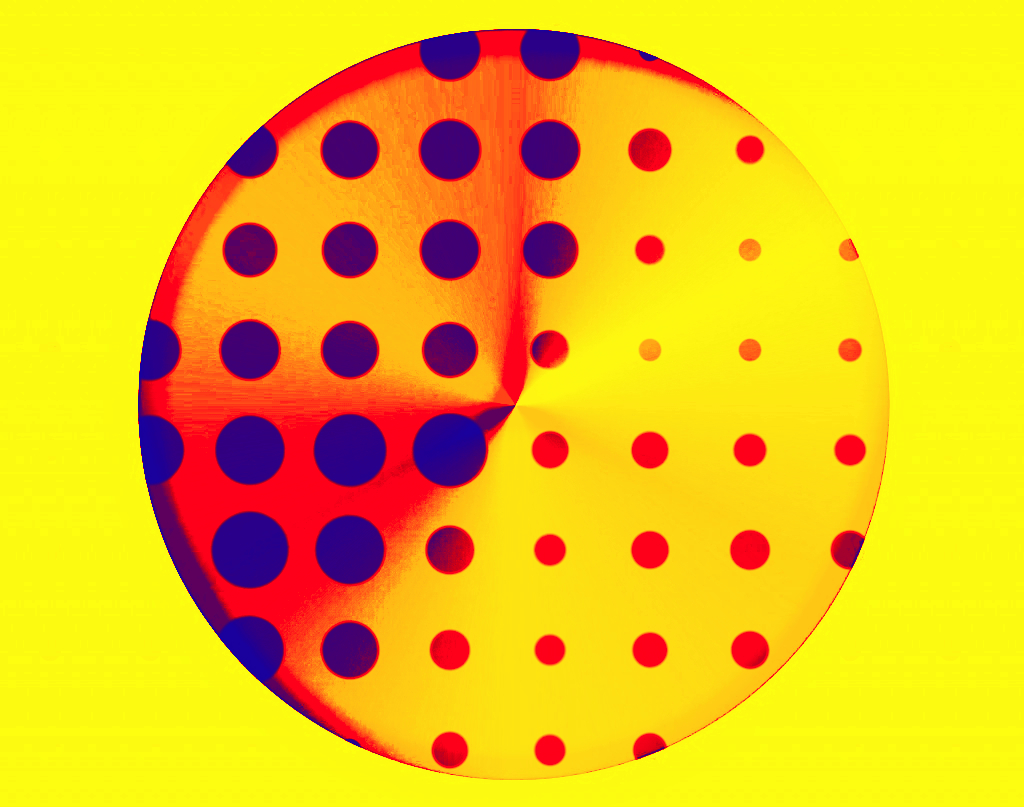
//> input picture tests/befunky1.jpg, 1024 x 807 px
$ ./main tests/befunky1.jpg   (built with g++ and OpenCV 4)
//> lines starting //> are read from the running program, lines starting //| are printed output that depends on the picture; after the words box and inside, x2 and y2 are one past the last pixel; in counts of white or black regions, pixels touching at a corner belong together
#include <iostream>
#include <opencv2/core.hpp>
#include <opencv2/imgproc.hpp>
#include <opencv2/highgui.hpp>


using namespace cv;
using namespace std;

#define MAX_IMAGE_SIZE 4088
#define MAX_WINDOW_SIZE  700
#define MAX_HALFTONE_SIZE 50


struct ContextPopArt {
	Mat src_image;			//original image
	Mat dst;			//result image
	Mat src_grayscale;		//grayscale image
	Mat src_bg;			//sharpen grayscale image
	Mat background_lut;		//lut for background
	Mat halftone_lut;		//lut for halftone effect
	int effect_amount;		//effect amount
	int halftone_radius;		//halftone radius

	~ContextPopArt() {
		src_image.release();
		dst.release();
		src_grayscale.release();
		src_bg.release();
		background_lut.release();
		halftone_lut.release();
	}
};

unsigned char colormap_background[3][256] = {
	{ 158, 158, 158, 158, 158, 161, 161, 158, 150, 148, 146, 147, 145, 141, 138, 134, 132, 128, 125, 122, 120, 117, 113, 110, 108, 104, 102, 99, 95, 93, 90, 87, 85, 81, 77, 76, 72, 67, 66, 63, 60, 58, 54, 52, 49, 45, 43, 40, 37, 35, 32, 29, 26, 24, 22, 22, 22, 21, 22, 22, 23, 23, 25, 26, 25, 26, 26, 26, 26, 26, 26, 26, 26, 26, 26, 24, 26, 26, 24, 26, 26, 26, 26, 26, 26, 25, 24, 26, 26, 26, 26, 26, 26, 25, 26, 24, 27, 25, 26, 26, 25, 25, 26, 24, 25, 24, 25, 25, 24, 25, 22, 24, 25, 25, 23, 23, 23, 23, 24, 23, 22, 23, 22, 21, 22, 22, 22, 21, 21, 21, 21, 21, 21, 21, 21, 21, 21, 21, 21, 20, 20, 19, 19, 19, 20, 20, 20, 20, 20, 20, 20, 20, 20, 20, 20, 20, 20, 20, 20, 20, 20, 20, 19, 19, 18, 18, 18, 19, 19, 19, 19, 20, 20, 20, 20, 19, 19, 19, 19, 20, 20, 19, 19, 18, 18, 18, 19, 19, 19, 19, 18, 18, 18, 18, 17, 17, 17, 18, 19, 20, 20, 19, 19, 18, 18, 17, 17, 17, 18, 18, 19, 19, 19, 18, 18, 18, 18, 17, 17, 17, 17, 16, 16, 16, 17, 17, 18, 18, 17, 17, 17, 17, 17, 17, 17, 17, 17, 17, 17, 17, 17, 17, 17, 17, 16, 16, 16, 16, 16, 16, 16, 16, 16, 16, 16, 16 },
{ 4, 4, 4, 4, 4, 0, 0, 0, 0, 0, 0, 0, 0, 0, 0, 0, 0, 0, 0, 1, 0, 0, 0, 0, 0, 0, 0, 0, 0, 0, 0, 0, 0, 0, 0, 0, 0, 0, 0, 0, 0, 0, 0, 1, 0, 1, 0, 0, 0, 0, 0, 0, 0, 0, 0, 0, 1, 0, 0, 0, 0, 0, 0, 0, 0, 0, 0, 0, 0, 0, 0, 0, 0, 0, 0, 0, 0, 0, 0, 0, 0, 0, 0, 0, 0, 0, 0, 0, 0, 0, 0, 0, 0, 0, 0, 0, 5, 17, 26, 33, 39, 45, 51, 57, 62, 68, 73, 79, 83, 89, 94, 100, 105, 110, 115, 121, 126, 131, 137, 142, 146, 152, 157, 163, 167, 173, 177, 182, 184, 185, 186, 187, 188, 188, 189, 190, 191, 191, 192, 193, 194, 195, 195, 196, 196, 197, 197, 198, 198, 199, 200, 201, 202, 203, 203, 204, 205, 205, 205, 206, 206, 206, 207, 208, 209, 210, 211, 212, 213, 213, 214, 214, 215, 215, 216, 216, 217, 218, 219, 220, 221, 221, 222, 222, 222, 223, 224, 224, 225, 226, 226, 227, 227, 227, 228, 228, 229, 230, 231, 232, 232, 232, 233, 233, 233, 233, 234, 234, 235, 236, 236, 237, 238, 238, 239, 239, 240, 240, 241, 241, 242, 242, 243, 243, 244, 244, 245, 245, 246, 246, 247, 247, 248, 249, 249, 249, 249, 249, 249, 250, 251, 252, 252, 253, 253, 254, 254, 254, 254, 254, 254, 255, 255, 255, 255, 255 },
{ 23, 23, 23, 23, 23, 22, 24, 24, 29, 30, 32, 34, 35, 37, 41, 44, 48, 49, 53, 56, 60, 63, 66, 69, 73, 77, 80, 85, 88, 93, 98, 101, 106, 109, 115, 119, 124, 129, 133, 137, 142, 147, 152, 156, 162, 166, 172, 176, 181, 187, 190, 195, 200, 205, 209, 214, 218, 222, 227, 232, 236, 240, 245, 248, 252, 254, 255, 254, 254, 254, 254, 254, 254, 254, 255, 255, 255, 255, 255, 254, 254, 254, 254, 254, 254, 254, 254, 254, 254, 254, 254, 254, 255, 254, 255, 255, 255, 255, 255, 255, 254, 255, 255, 255, 255, 254, 255, 255, 255, 254, 255, 254, 255, 255, 255, 255, 254, 255, 255, 255, 255, 255, 255, 255, 255, 254, 255, 255, 255, 255, 255, 254, 254, 253, 253, 253, 254, 254, 254, 254, 255, 255, 255, 255, 254, 254, 254, 254, 254, 254, 254, 254, 253, 253, 253, 254, 255, 255, 255, 254, 254, 254, 254, 253, 253, 253, 253, 253, 253, 253, 253, 253, 253, 253, 253, 253, 253, 253, 253, 254, 254, 254, 253, 253, 253, 253, 253, 253, 253, 253, 253, 253, 253, 253, 254, 254, 254, 254, 255, 255, 255, 255, 254, 254, 254, 253, 253, 253, 253, 253, 253, 253, 253, 253, 253, 253, 253, 253, 253, 253, 253, 252, 252, 252, 253, 253, 254, 254, 254, 254, 254, 254, 253, 253, 253, 253, 253, 253, 253, 253, 254, 254, 254, 254, 254, 254, 254, 254, 254, 254, 254, 254, 254, 254, 254, 254 }
};

unsigned char colormap_halftone[3][256] = {
	{ 158, 158, 158, 158, 158, 158, 158, 158, 158, 158, 158, 158, 158, 158, 158, 158, 159, 161, 161, 161, 162, 162, 163, 163, 163, 162, 162, 163, 162, 162, 161, 162, 162, 160, 160, 160, 162, 162, 162, 160, 160, 160, 158, 158, 156, 156, 156, 156, 156, 156, 157, 156, 156, 155, 154, 154, 154, 152, 152, 152, 150, 150, 150, 150, 148, 149, 149, 148, 147, 147, 146, 146, 146, 147, 146, 146, 146, 143, 143, 144, 143, 143, 143, 143, 141, 139, 139, 139, 138, 138, 138, 138, 138, 136, 135, 135, 135, 133, 133, 133, 132, 132, 132, 132, 131, 129, 129, 128, 128, 128, 125, 124, 124, 124, 123, 123, 121, 120, 120, 120, 120, 120, 119, 119, 118, 116, 116, 115, 116, 116, 115, 111, 111, 110, 110, 110, 108, 102, 102, 95, 90, 90, 85, 85, 82, 76, 76, 70, 65, 65, 61, 56, 56, 49, 44, 44, 40, 44, 44, 33, 26, 26, 22, 22, 25, 21, 21, 22, 24, 24, 24, 25, 25, 26, 26, 26, 26, 26, 26, 26, 26, 26, 26, 26, 25, 26, 26, 26, 26, 26, 26, 24, 24, 26, 24, 24, 26, 26, 26, 26, 26, 26, 26, 26, 26, 26, 26, 25, 26, 26, 24, 25, 25, 25, 25, 25, 25, 23, 23, 24, 25, 25, 24, 24, 24, 23, 23, 23, 23, 23, 22, 23, 23, 22, 22, 22, 23, 22, 22, 22, 21, 21, 20, 20, 20, 20, 20, 18, 20, 20, 19, 16, 16, 16, 16, 16 },
{ 4, 4, 4, 4, 4, 4, 4, 4, 4, 4, 4, 4, 4, 4, 4, 4, 3, 2, 2, 2, 0, 0, 0, 0, 0, 1, 1, 0, 0, 0, 0, 0, 0, 0, 0, 0, 1, 1, 1, 0, 0, 0, 0, 0, 0, 0, 0, 0, 0, 0, 1, 0, 0, 0, 1, 1, 1, 0, 0, 0, 0, 0, 0, 0, 0, 0, 0, 0, 0, 0, 0, 0, 0, 0, 0, 0, 0, 0, 0, 0, 0, 0, 0, 0, 0, 0, 0, 0, 0, 0, 0, 0, 0, 0, 0, 0, 0, 0, 0, 0, 0, 0, 0, 0, 0, 0, 0, 0, 0, 0, 0, 0, 0, 0, 0, 0, 1, 0, 0, 0, 0, 0, 0, 0, 0, 0, 0, 0, 0, 0, 0, 0, 0, 1, 1, 1, 0, 0, 0, 0, 0, 0, 0, 0, 0, 0, 0, 0, 0, 0, 0, 0, 0, 0, 1, 1, 0, 1, 1, 0, 0, 0, 0, 0, 0, 0, 0, 0, 0, 0, 0, 0, 0, 0, 0, 0, 0, 0, 0, 0, 0, 0, 0, 0, 0, 0, 0, 0, 0, 0, 0, 0, 0, 0, 0, 0, 0, 0, 0, 0, 25, 25, 1, 1, 20, 29, 29, 40, 48, 48, 58, 63, 63, 73, 79, 79, 89, 92, 92, 99, 109, 109, 114, 114, 106, 129, 129, 135, 127, 127, 149, 154, 154, 160, 169, 169, 175, 178, 178, 182, 188, 188, 197, 197, 201, 205, 205, 210, 214, 214, 216,  255, 255, 255, 255, 255 },
{ 23, 23, 23, 23, 23, 23, 23, 23, 23, 23, 23, 23, 23, 23, 23, 23, 23, 22, 22, 22, 21, 21, 21, 21, 21, 22, 22, 21, 22, 22, 22, 22, 22, 24, 24, 24, 23, 23, 23, 24, 24, 24, 25, 25, 25, 25, 25, 25, 25, 25, 26, 27, 27, 27, 27, 27, 27, 29, 29, 29, 29, 29, 29, 29, 30, 30, 30, 30, 31, 31, 32, 32, 32, 34, 33, 33, 35, 36, 36, 35, 36, 36, 36, 36, 38, 39, 39, 40, 41, 41, 41, 41, 41, 42, 44, 44, 43, 45, 45, 46, 47, 47, 48, 48, 50, 49, 49, 49, 49, 49, 53, 54, 54, 54, 56, 56, 56, 57, 57, 59, 58, 58, 61, 61, 62, 63, 63, 64, 64, 64, 64, 68, 68, 69, 70, 70, 74, 81, 81, 88, 97, 97, 105, 105, 109, 118, 118, 127, 136, 136, 140, 150, 150, 158, 167, 167, 178, 170, 170, 191, 200, 200, 209, 209, 203, 222, 222, 231, 239, 239, 243, 251, 251, 254, 254, 254, 254, 254, 254, 254, 254, 254, 255, 255, 255, 255, 255, 254, 254, 254, 254, 254, 254, 254, 254, 254, 255, 254, 254, 254, 255, 255, 255, 255, 255, 255, 255, 254, 255, 255, 255, 255, 255, 255, 255, 255, 254, 255, 255, 254, 255, 255, 255, 255, 255, 255, 255, 255, 255, 255, 254, 255, 255, 254, 255, 255, 255, 255, 255, 255, 253, 253, 254, 254, 253, 255, 255, 253, 253, 253, 253,  255, 255, 255, 255, 255 }
};


Mat createLUT(unsigned char(*colormap)[256]) {
	Mat channels[] = { Mat(256,1, CV_8U, colormap[0]), Mat(256,1, CV_8U, colormap[1]), Mat(256,1, CV_8U, colormap[2]) };
	Mat lut; // Create a lookup table
	merge(channels, 3, lut);
	return lut;
}


void applyCustomColorMap(Mat const & im_gray, Mat & im_color, Mat const & lut)
{
	/*
		Apply colormap lut to im_gray.
	*/
	Mat temp;
	cvtColor(im_gray.clone(), temp, COLOR_GRAY2BGR);
	LUT(temp, lut, im_color);

}


void window_setup(std::string name_window, int rows, int cols)
{
	namedWindow(name_window, CV_WINDOW_NORMAL);
	double coef = (double)max(rows, cols) / MAX_WINDOW_SIZE;
	int new_height = rows / coef;
	int new_width = cols / coef;
	resizeWindow(name_window, new_width, new_height + 70);
}


Mat sharp(Mat const &image, const int &radius) {
	/*
		Creation sharpen image.
	*/
	if (radius == 0)
		return image;
	Mat dst;
	blur(image, dst, Size(radius, radius), Point(-1, -1), 2);	//blurring image
	addWeighted(image, 2, dst, -1, 0, dst);				//difference between src image and blurred image
	return dst;
}

Mat halftone_mask(Mat const &im_gray, const int &halftone_size) {
	/*
		Creation of a grayscale mask based on an image in grayscale.
		The radius will be greater than the darker pixels in the center of the circle.
	*/
	Mat mask = Mat::zeros(im_gray.rows, im_gray.cols, CV_8UC1);
	int diameter = (static_cast<double>(max(im_gray.rows, im_gray.cols)) / 512)* halftone_size;
	Mat_<uchar> img = im_gray;
	if (diameter < 3)
		diameter = 3;
	int radius = ((double)(diameter + 1) / 2);	//max radius of circle

	double temp_radius = 0;
	for (int i = radius - 1; i < im_gray.rows; i += diameter) {
		for (int j = radius - 1; j < im_gray.cols; j += diameter)
		{
			temp_radius = ((double)abs(255.0 - img(i, j)*0.85)) / 256 * (radius);		//circle radius for the particular color
			circle(mask, Point(j, i), temp_radius, Scalar(255, 255, 255), -1, 8, 0);	//drawing white circle on mask
			circle(mask, Point(j, i), temp_radius, Scalar(255, 255, 255), -1, 4, 0);	//another one with different borderType
		}
	}
	return mask;
}


void PopArt(void *data) {
	/*
		Creating Pop Art effect as same as befunky.com.
	*/
	ContextPopArt *context = reinterpret_cast<ContextPopArt *>(data);

	Mat mask = halftone_mask(context->src_grayscale, context->halftone_radius);
	Mat temp;
	context->src_bg.copyTo(temp, mask);
	applyCustomColorMap(temp, temp, context->halftone_lut);
	applyCustomColorMap(context->src_bg, context->dst, context->background_lut);
	temp.copyTo(context->dst, mask);
	blur(context->dst, context->dst, Size(2, 2), Point(-1, -1), 2);
	mask.release();
	temp.release();
}

void updateAmount(int, void *data) {

	ContextPopArt *context = reinterpret_cast<ContextPopArt *>(data);
	Mat dst = context->dst.clone();
	double ratio = context->effect_amount * 1.0 / 100;			// effect amount in percent
	dst = (1 - ratio) * context->src_image + ratio * context->dst;		// superposition of src_image and dst_image
	imshow("Pop Art", dst);
}

void updatePopArt(int, void *data) {
	PopArt(data);		//apply PopArt for new halftone size
	updateAmount(0, data);	//update the displayed image with the old amount
}

void resize_image(Mat const & src, Mat & dst) {
	double coef = (double)max(src.rows, src.cols) / MAX_IMAGE_SIZE;
	resize(src, dst, Size(src.cols / coef, src.rows / coef));
};


ContextPopArt setup(Mat & src) {
	int temp = min(2048, max(src.rows, src.cols));
	int coef = pow(2, temp / 1024);					//blur ratio for sharp

	if (max(src.rows, src.cols) > MAX_IMAGE_SIZE) {			//resize image if its size large then 4088x4088 pix
		resize_image(src, src);
	}

	Mat dst(src.size(), src.type());				//creating result image
	Mat src_grayscale;						//creating grayscale image
	cvtColor(src, src_grayscale, COLOR_BGR2GRAY);

	Mat src_bg;							//creating sharpen grayscale background image
	src_bg = sharp(src, coef * 32);
	src_bg = sharp(src_bg, coef * 23);
	cvtColor(src_bg, src_bg, COLOR_BGR2GRAY);

	Mat background_lut = createLUT(colormap_background);		//creating background lut
	Mat halftone_lut = createLUT(colormap_halftone);		//creating lut for halftone effect

	return { src, dst, src_grayscale, src_bg,background_lut , halftone_lut, 100, 3 };	//start pack for PopArt function
};

int main(int argc, const char *argv[])
{

	if (argc < 2)
	{
		cerr << "We need an image to process here. Please run: befunky [path_to_image]" << endl;
		return -1;
	}

	Mat src = imread(argv[1], 1);
//> src is the input picture: 807 rows x 1024 cols, CV_8UC3; mean B, G, R 26.8, 189.4, 237.4

	if (src.empty())
	{
		cerr << "Image (" << argv[1] << ") is empty. Please adjust your path, so it points to a valid input image!" << endl;
		return -1;
	}


	//Creating mainwindow, trackbars, application PopArt effect for start effect amount, halftone size.
	ContextPopArt context_pop_art = setup(src);
//> in setup, `cvtColor(src_bg, src_bg, COLOR_BGR2GRAY);`:
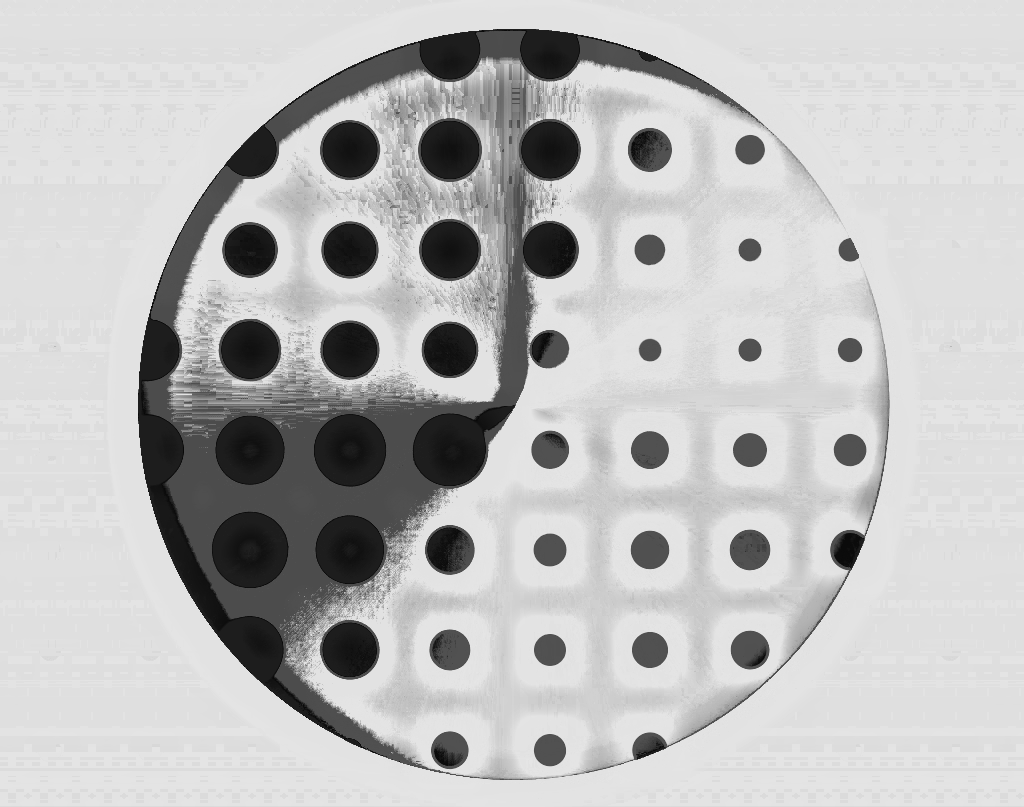
//> src_bg: 807 rows x 1024 cols, CV_8UC1; min 7, max 230, mean 189.1
	window_setup("Pop Art", src.rows, src.cols);
	PopArt(&context_pop_art);
//> the loop in halftone_mask, `for (int i = radius - 1; i < im_gray.rows; i += diameter)` made 135 passes
//> temp_radius on passes 1 to 12: 0.757, 0.757, 0.727, 0.757, 0.757, 0.757, 0.757, 0.757, 0.757, 0.757, 0.727, 0.757
//> after the loop in halftone_mask, `for (int i = radius - 1; i < im_gray.rows; i += diameter)`:
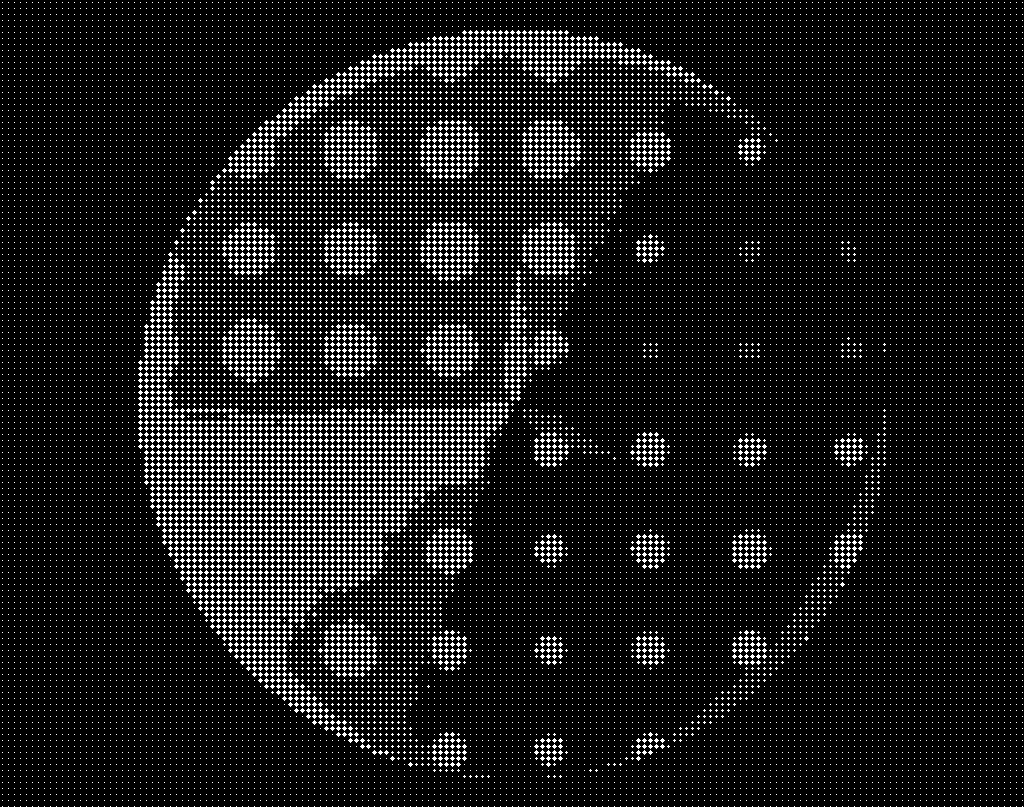
//> mask: 807 rows x 1024 cols, CV_8UC1; 9.9% white in thin lines or dots
//> after the loop in halftone_mask, `for (int i = radius - 1; i < im_gray.rows; i += diameter)`: temp_radius = 0.757
//> in applyCustomColorMap, `LUT(temp, lut, im_color);`:
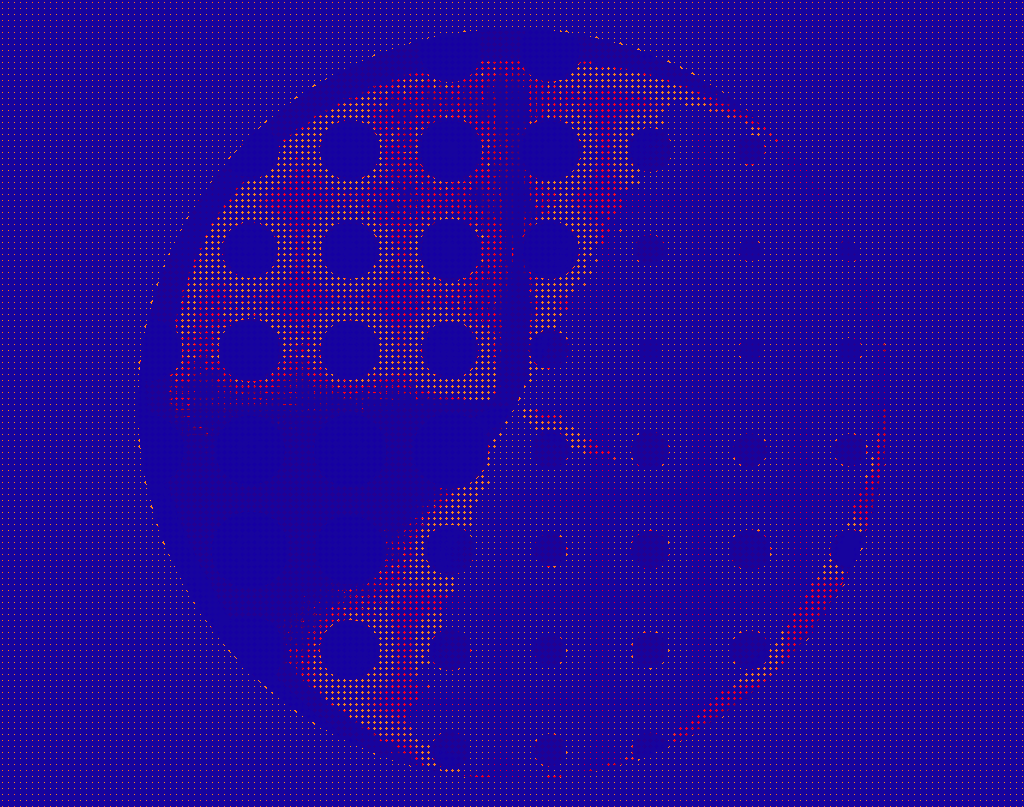
//> im_color: 807 rows x 1024 cols, CV_8UC3; mean B, G, R 152.6, 7, 32.1
//> in PopArt, `applyCustomColorMap(temp, temp, context->halftone_lut);`: context->halftone_lut = 256 rows, first 8: [158, 4, 23], [158, 4, 23], [158, 4, 23], [158, 4, 23], [158, 4, 23], [158, 4, 23], [158, 4, 23], [158, 4, 23]
//> in applyCustomColorMap (call 2), `LUT(temp, lut, im_color);`:
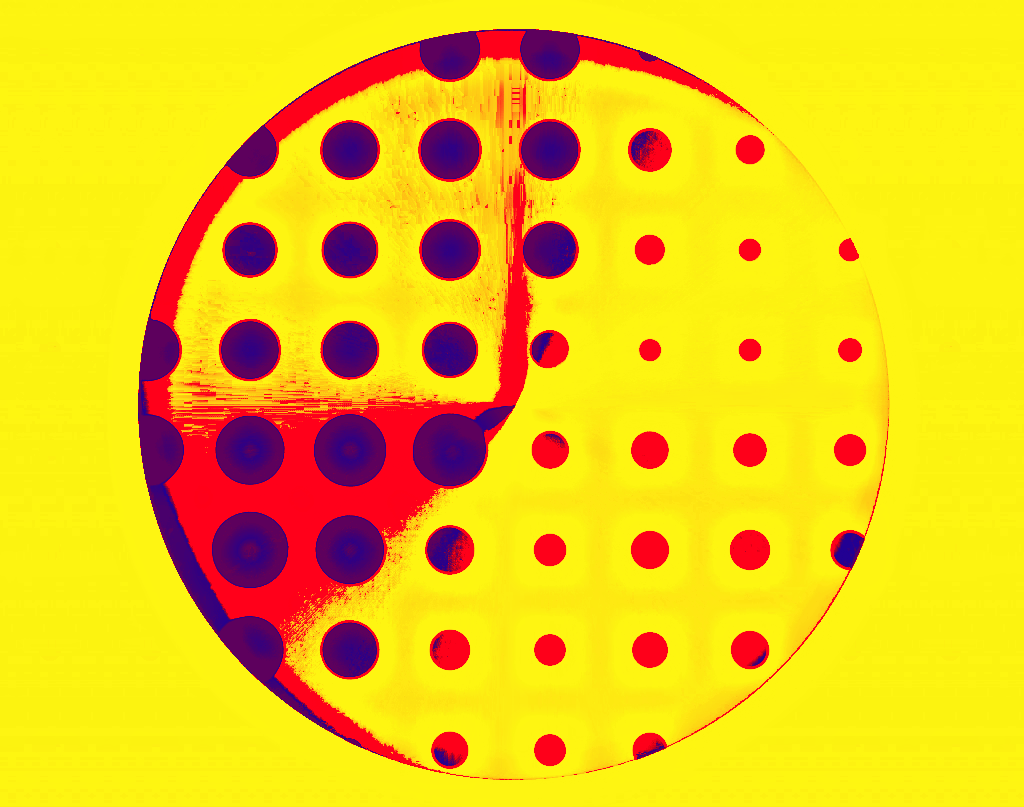
//> im_color: 807 rows x 1024 cols, CV_8UC3; mean B, G, R 25.5, 198.2, 238.7
//> in PopArt, `applyCustomColorMap(context->src_bg, context->dst, context->background..`: context->background_lut = 256 rows, first 8: [158, 4, 23], [158, 4, 23], [158, 4, 23], [158, 4, 23], [158, 4, 23], [161, 0, 22], [161, 0, 24], [158, 0, 24]
//> in PopArt, `temp.copyTo(context->dst, mask);`: context->dst: 807 rows x 1024 cols, CV_8UC3; 9.87% of pixels changed, all inside (x1, y1, x2, y2) = (2, 2, 1023, 807)
//> in PopArt, `blur(context->dst, context->dst, Size(2, 2), Point(-1, -1), 2);`:
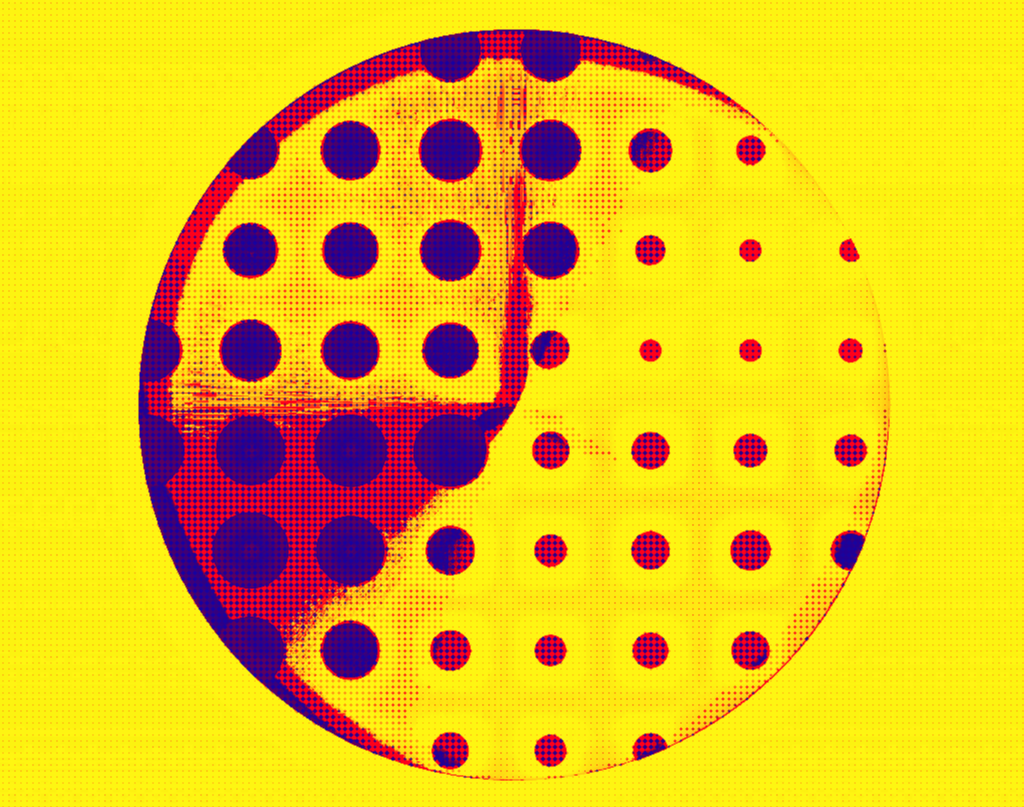
//> context->dst: 807 rows x 1024 cols, CV_8UC3; mean B, G, R 31.3, 192.3, 230.5
	imshow("Pop Art", context_pop_art.dst);
	createTrackbar("Amount", "Pop Art", &context_pop_art.effect_amount, 100, updateAmount, &context_pop_art);
	createTrackbar("Halftone size", "Pop Art", &context_pop_art.halftone_radius, MAX_HALFTONE_SIZE, updatePopArt, &context_pop_art);

	//close program, clearing memory
	waitKey(0);
//> the loop in halftone_mask (call 2), `for (int i = radius - 1; i < im_gray.rows; i += diameter)` made 135 passes
	destroyWindow("Pop Art");
	imwrite("result.png", context_pop_art.dst);
	context_pop_art.~ContextPopArt();

	return 0;
}
